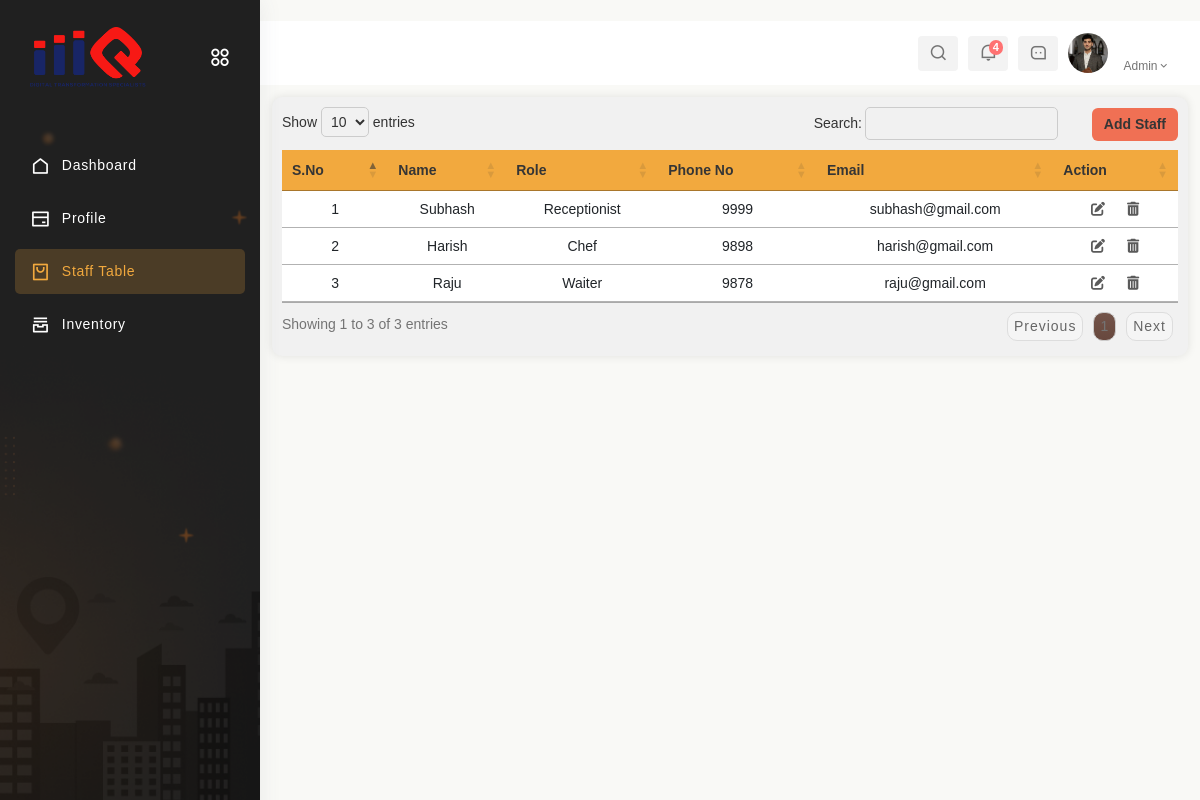
/add_staff, run on the app's committed database.
### app2/models.py (models this page shows, shortened)
class Staff(models.Model):
    ROLE_CHOICES = [
        ('manager', 'Manager'),
        ('receptionist', 'Receptionist'),
        ('chef', 'Chef'),
        ('waiter', 'Waiter'),
        ('cashier', 'Cashier'),
        ('inventory', 'Inventory')
    ]
    username = models.CharField(max_length=100)
    password = models.CharField(max_length=100)
    phone_number = models.BigIntegerField()
    email = models.EmailField()
    role = models.CharField(max_length=20, choices=ROLE_CHOICES)
    is_active = models.BooleanField(default=True)

### app1/views.py (the view, shortened to what this page needs)
# urls.py: path('add_staff', add_staff, name='add_staff'),
def add_staff(request):
    user_obj, user_type = get_logged_in_user(request)
    if not user_obj:
        data = None
    else:
        data = user_obj
    all_staff = Staff.objects.all()
    return render(request, 'Rest-Admin/add_staff.html', {'data': data, 'all_staff': all_staff})

### app1/views.py (called while the page is built, shortened)
def get_logged_in_user(request):
    user_id = request.session.get('user_id')
    user_type = request.session.get('user_type')
    if not user_id or not user_type:
        return None, None

### templates/Rest-Admin/add_staff.html (shortened to what this page needs)
{% extends "Rest-Admin/base.html" %}
{% load static %}
{% block content %}
<!DOCTYPE html>
<html lang="en">
<head>
    <link rel="stylesheet" href="{% static 'super_admin/css/index.css' %}">
    <link rel="stylesheet" href="{% static 'messages.css' %}">
</head>
<body>
    <div class="container-fluid table-container display responsive wrap fade-in">
        <div class="d-flex align-items-center position-relative">
            <button type="button" class="btn btn-add" data-bs-toggle="modal" data-bs-target="#AdminModal">
                Add Staff
            </button>
        </div>
        <div class="table-responsive">
            <table class="table" id="form-data-table">
                <thead>
                    <tr>
                        <th scope="col">S.No</th>
                        <th scope="col">Name</th>
                        <th scope="col">Role</th>
                        <th scope="col">Phone No</th>
                        <th scope="col">Email</th>
                        <th scope="col">Action</th>
                    </tr>
                </thead>
                <tbody>
                    {% for i in all_staff %}
                    <tr>
                        <td>{{ forloop.counter }}</td>
                        <td>{{i.username}}</td>
                        <td>{{i.role}}</td>
                        <td>{{i.phone_number}}</td>
                        <td>{{i.email}}</td>
                        <td>
                            <a href="#" class="btn-edit" data-bs-toggle="modal"
                                data-bs-target="#edit_AdminModal-{{i.id}}">
                                <i class="fas fa-edit"></i>
                            </a>
                            <a href="#" class="btn-delete ms-3" data-href="{% url 'delete_staff' i.id %}">
                                <i class="fas fa-trash-alt"></i>
                            </a>
                        </td>
                    </tr>
                    {% endfor %}
                </tbody>
            </table>
        </div>
    </div>
</body>
</html>
{% endblock content %}

### static/app1/css/homepage3.css (style rules this page uses)
body { font-size: 14px; overflow-x: hidden; font-family: "Poppins", sans-serif; color: #747474; background-color: #f9f9f6; }
a { cursor: pointer; text-decoration: none; }
:root { --grey: #F1F0F6; --dark-grey: #8D8D8D; --light: #fff; --dark: #000; --green: #81D43A; --light-green: #E3FFCB; --blue: #1775F1; --light-blue: #D0E4FF; --dark-blue: #0C5FCD; --red: #FC3B56; --theme-color: #F2A93E; --theme-color2: #F07054; }
.btn { display: flex; align-items: center; justify-content: center; padding: calc(7px +(10 - 7)*((100vw - 320px) /(1920 - 320))) calc(14px +(32 - 14)*((100vw - 320px) /(1920 - 320))); font-weight: 500; transition: all 0.3s ease; border: none; font-size: 14px; white-space: nowrap; position: relative; z-index: 0; }
* a { color: var(--theme-color); text-decoration: none; letter-spacing: 1px; }
:root { --theme-color: #F2A93E; }

### static/super_admin/css/index.css (style rules this page uses)
.btn-add { background-color: #F07054; font-weight: bold; color: #353535; position: absolute; margin-top: 35px; right: 0; z-index: 10; }
.table-container { background-color: #f1f1f1; border-radius: 10px; padding: 10px; box-shadow: 0 0 10px rgba(0, 0, 0, 0.1); }
.table-responsive { overflow-x: auto; overflow-y: hidden; -webkit-overflow-scrolling: touch; }
.table { overflow-x: auto; width: auto; border-collapse: collapse; }
.table thead th { position: sticky; top: 0; z-index: 1; background-color: #f2a93e; color: #353535; border-bottom: 2px solid #dee2e6; }
.table th, .table td { text-align: center; vertical-align: middle; padding: 2px 5px; line-height: 20px; }
.fade-in { animation: fadeIn 0.5s ease-in-out; }
.btn-edit { color: #5a5a5a; }
.btn-delete { color: #5a5a5a; }

### data on the page
Staff: username "Subhash", role "Receptionist", phone_number "9999", email "subhash@gmail.com"
Staff: username "Harish", role "Chef", phone_number "9898", email "harish@gmail.com"
Staff: username "Raju", role "Waiter", phone_number "9878", email "raju@gmail.com"
